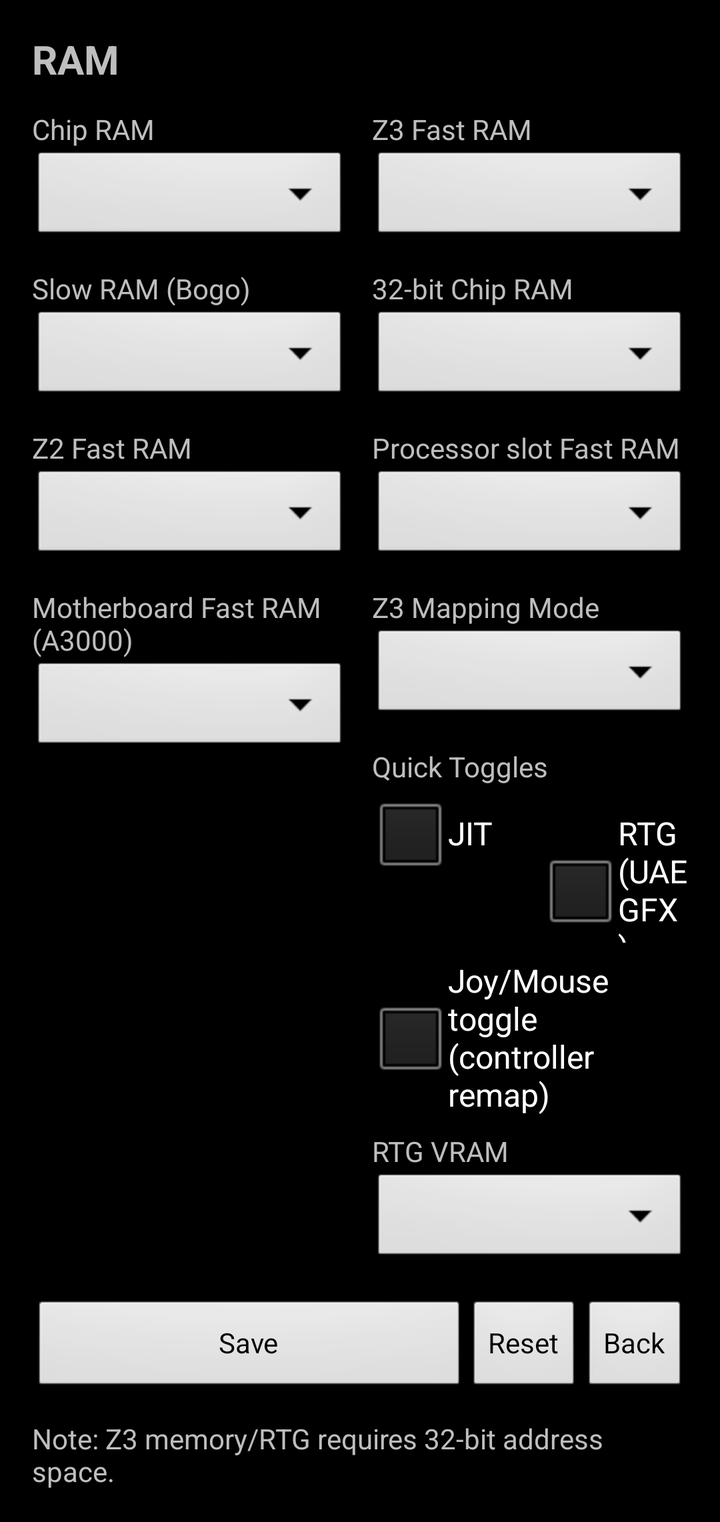
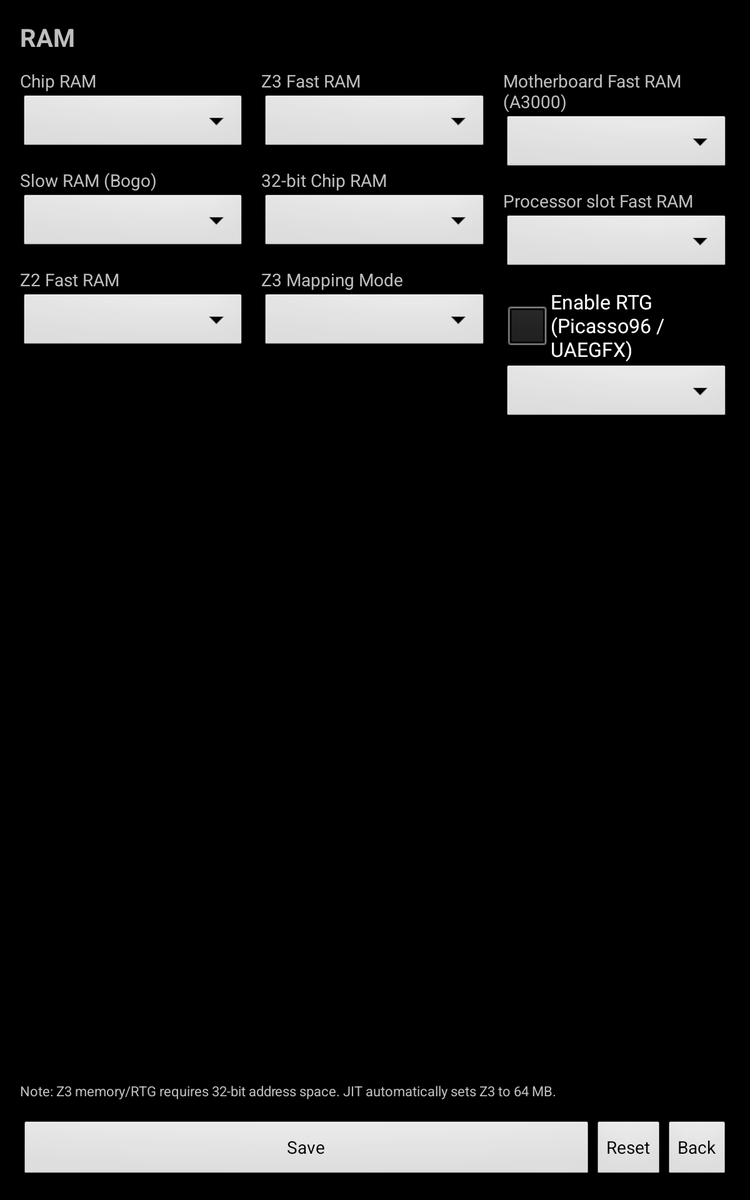

Compare how this app lays out the same screen by default and in its alternative resource folder. The renders come first, then the two layout files and the values they reference.
<!-- AndroidManifest.xml: activity theme AppTheme.Fullscreen -->
<!-- res/layout/activity_memory_options.xml -->
<?xml version="1.0" encoding="utf-8"?>
<ScrollView xmlns:android="http://schemas.android.com/apk/res/android"
    android:layout_width="match_parent"
    android:layout_height="match_parent">

    <LinearLayout
        android:layout_width="match_parent"
        android:layout_height="wrap_content"
        android:orientation="vertical"
        android:padding="16dp">

        <TextView
            android:layout_width="match_parent"
            android:layout_height="wrap_content"
            android:text="RAM"
            android:textSize="20sp"
            android:textStyle="bold" />

        <LinearLayout
            android:id="@+id/layoutMemoryControls"
            android:layout_width="match_parent"
            android:layout_height="wrap_content"
            android:layout_marginTop="12dp"
            android:orientation="horizontal">

            <LinearLayout
                android:layout_width="0dp"
                android:layout_height="wrap_content"
                android:layout_weight="1"
                android:orientation="vertical"
                android:layout_marginEnd="12dp">

                <TextView
                    android:layout_width="match_parent"
                    android:layout_height="wrap_content"
                    android:text="Chip RAM" />

                <Spinner
                    android:id="@+id/spinnerChipMem"
                    android:layout_width="match_parent"
                    android:layout_height="wrap_content" />

                <TextView
                    android:layout_width="match_parent"
                    android:layout_height="wrap_content"
                    android:layout_marginTop="12dp"
                    android:text="Slow RAM (Bogo)" />

                <Spinner
                    android:id="@+id/spinnerSlowMem"
                    android:layout_width="match_parent"
                    android:layout_height="wrap_content" />

                <TextView
                    android:layout_width="match_parent"
                    android:layout_height="wrap_content"
                    android:layout_marginTop="12dp"
                    android:text="Z2 Fast RAM" />

                <Spinner
                    android:id="@+id/spinnerFastMem"
                    android:layout_width="match_parent"
                    android:layout_height="wrap_content" />

                <TextView
                    android:layout_width="match_parent"
                    android:layout_height="wrap_content"
                    android:layout_marginTop="12dp"
                    android:text="Motherboard Fast RAM (A3000)" />

                <Spinner
                    android:id="@+id/spinnerA3000Mem"
                    android:layout_width="match_parent"
                    android:layout_height="wrap_content" />

            </LinearLayout>

            <LinearLayout
                android:layout_width="0dp"
                android:layout_height="wrap_content"
                android:layout_weight="1"
                android:orientation="vertical">

                <TextView
                    android:layout_width="match_parent"
                    android:layout_height="wrap_content"
                    android:text="Z3 Fast RAM" />

                <Spinner
                    android:id="@+id/spinnerZ3Fast"
                    android:layout_width="match_parent"
                    android:layout_height="wrap_content" />

                <TextView
                    android:layout_width="match_parent"
                    android:layout_height="wrap_content"
                    android:layout_marginTop="12dp"
                    android:text="32-bit Chip RAM" />

                <Spinner
                    android:id="@+id/spinnerZ3Chip"
                    android:layout_width="match_parent"
                    android:layout_height="wrap_content" />

                <TextView
                    android:layout_width="match_parent"
                    android:layout_height="wrap_content"
                    android:layout_marginTop="12dp"
                    android:text="Processor slot Fast RAM" />

                <Spinner
                    android:id="@+id/spinnerMbResMem"
                    android:layout_width="match_parent"
                    android:layout_height="wrap_content" />

                <TextView
                    android:layout_width="match_parent"
                    android:layout_height="wrap_content"
                    android:layout_marginTop="12dp"
                    android:text="Z3 Mapping Mode" />

                <Spinner
                    android:id="@+id/spinnerZ3Mapping"
                    android:layout_width="match_parent"
                    android:layout_height="wrap_content" />

                <TextView
                    android:layout_width="match_parent"
                    android:layout_height="wrap_content"
                    android:layout_marginTop="12dp"
                    android:text="Quick Toggles" />

                <LinearLayout
                    android:layout_width="match_parent"
                    android:layout_height="wrap_content"
                    android:orientation="horizontal">

                    <CheckBox
                        android:id="@+id/chkJitEnable"
                        android:layout_width="0dp"
                        android:layout_height="wrap_content"
                        android:layout_weight="1"
                        android:text="JIT" />

                    <CheckBox
                        android:id="@+id/chkRtgEnable"
                        android:layout_width="0dp"
                        android:layout_height="wrap_content"
                        android:layout_marginStart="12dp"
                        android:layout_weight="1"
                        android:text="RTG (UAEGFX)" />

                </LinearLayout>

                <CheckBox
                    android:id="@+id/chkControllerMouseRemap"
                    android:layout_width="match_parent"
                    android:layout_height="wrap_content"
                    android:layout_marginTop="8dp"
                    android:text="Joy/Mouse toggle (controller remap)" />

                <TextView
                    android:layout_width="match_parent"
                    android:layout_height="wrap_content"
                    android:layout_marginTop="8dp"
                    android:text="RTG VRAM" />

                <Spinner
                    android:id="@+id/spinnerRtgVram"
                    android:layout_width="match_parent"
                    android:layout_height="wrap_content" />

            </LinearLayout>

        </LinearLayout>

        <TextView
            android:id="@+id/txtFixedMemoryNote"
            android:layout_width="match_parent"
            android:layout_height="wrap_content"
            android:layout_marginTop="12dp"
            android:text="CD32/CDTV uses fixed memory and RTG/JIT profile from Quickstart."
            android:visibility="gone" />

        <LinearLayout
            android:layout_width="match_parent"
            android:layout_height="wrap_content"
            android:layout_marginTop="16dp"
            android:orientation="horizontal">

            <Button
                android:id="@+id/btnMemorySave"
                android:layout_width="0dp"
                android:layout_height="wrap_content"
                android:layout_weight="1"
                android:text="Save" />

            <Button
                android:id="@+id/btnMemoryReset"
                android:layout_width="wrap_content"
                android:layout_height="wrap_content"
                android:text="Reset" />

            <Button
                android:id="@+id/btnMemoryBack"
                android:layout_width="wrap_content"
                android:layout_height="wrap_content"
                android:text="Back" />
        </LinearLayout>

        <TextView
            android:layout_width="match_parent"
            android:layout_height="wrap_content"
            android:layout_marginTop="12dp"
            android:text="Note: Z3 memory/RTG requires 32-bit address space." />

    </LinearLayout>
</ScrollView>
<!-- resources referenced by this layout -->
<resources>
  <!-- from res/values-v29/ -->
  <style name="AppTheme.Fullscreen" parent="@android:style/Theme.NoTitleBar.Fullscreen">
          <item name="android:windowLayoutInDisplayCutoutMode">shortEdges</item>
          <item name="android:enforceNavigationBarContrast">false</item>
          <item name="android:enforceStatusBarContrast">false</item>
      </style>
</resources>
<!-- res/layout-sw600dp/activity_memory_options.xml (the repository's variant of the layout above) -->
<!-- drawn on a 7-inch tablet held upright -->
<?xml version="1.0" encoding="utf-8"?>
<LinearLayout xmlns:android="http://schemas.android.com/apk/res/android"
    android:layout_width="match_parent"
    android:layout_height="match_parent"
    android:orientation="vertical"
    android:padding="16dp">

    <TextView
        android:layout_width="match_parent"
        android:layout_height="wrap_content"
        android:text="RAM"
        android:textSize="20sp"
        android:textStyle="bold" />

    <LinearLayout
        android:layout_width="match_parent"
        android:layout_height="0dp"
        android:layout_weight="1"
        android:layout_marginTop="12dp"
        android:orientation="horizontal">

        <LinearLayout
            android:layout_width="0dp"
            android:layout_height="wrap_content"
            android:layout_weight="1"
            android:orientation="vertical"
            android:layout_marginEnd="12dp">

            <TextView
                android:layout_width="match_parent"
                android:layout_height="wrap_content"
                android:text="Chip RAM" />

            <Spinner
                android:id="@+id/spinnerChipMem"
                android:layout_width="match_parent"
                android:layout_height="wrap_content" />

            <TextView
                android:layout_width="match_parent"
                android:layout_height="wrap_content"
                android:layout_marginTop="12dp"
                android:text="Slow RAM (Bogo)" />

            <Spinner
                android:id="@+id/spinnerSlowMem"
                android:layout_width="match_parent"
                android:layout_height="wrap_content" />

            <TextView
                android:layout_width="match_parent"
                android:layout_height="wrap_content"
                android:layout_marginTop="12dp"
                android:text="Z2 Fast RAM" />

            <Spinner
                android:id="@+id/spinnerFastMem"
                android:layout_width="match_parent"
                android:layout_height="wrap_content" />

        </LinearLayout>

        <LinearLayout
            android:layout_width="0dp"
            android:layout_height="wrap_content"
            android:layout_weight="1"
            android:orientation="vertical"
            android:layout_marginEnd="12dp">

            <TextView
                android:layout_width="match_parent"
                android:layout_height="wrap_content"
                android:text="Z3 Fast RAM" />

            <Spinner
                android:id="@+id/spinnerZ3Fast"
                android:layout_width="match_parent"
                android:layout_height="wrap_content" />

            <TextView
                android:layout_width="match_parent"
                android:layout_height="wrap_content"
                android:layout_marginTop="12dp"
                android:text="32-bit Chip RAM" />

            <Spinner
                android:id="@+id/spinnerZ3Chip"
                android:layout_width="match_parent"
                android:layout_height="wrap_content" />

            <TextView
                android:layout_width="match_parent"
                android:layout_height="wrap_content"
                android:layout_marginTop="12dp"
                android:text="Z3 Mapping Mode" />

            <Spinner
                android:id="@+id/spinnerZ3Mapping"
                android:layout_width="match_parent"
                android:layout_height="wrap_content" />

        </LinearLayout>

        <LinearLayout
            android:layout_width="0dp"
            android:layout_height="wrap_content"
            android:layout_weight="1"
            android:orientation="vertical">

            <TextView
                android:layout_width="match_parent"
                android:layout_height="wrap_content"
                android:text="Motherboard Fast RAM (A3000)" />

            <Spinner
                android:id="@+id/spinnerA3000Mem"
                android:layout_width="match_parent"
                android:layout_height="wrap_content" />

            <TextView
                android:layout_width="match_parent"
                android:layout_height="wrap_content"
                android:layout_marginTop="12dp"
                android:text="Processor slot Fast RAM" />

            <Spinner
                android:id="@+id/spinnerMbResMem"
                android:layout_width="match_parent"
                android:layout_height="wrap_content" />

            <CheckBox
                android:id="@+id/chkRtgEnable"
                android:layout_width="match_parent"
                android:layout_height="wrap_content"
                android:layout_marginTop="12dp"
                android:text="Enable RTG (Picasso96 / UAEGFX)" />

            <Spinner
                android:id="@+id/spinnerRtgVram"
                android:layout_width="match_parent"
                android:layout_height="wrap_content" />

        </LinearLayout>

    </LinearLayout>

    <TextView
        android:layout_width="match_parent"
        android:layout_height="wrap_content"
        android:layout_marginTop="8dp"
        android:textSize="11sp"
        android:text="Note: Z3 memory/RTG requires 32-bit address space. JIT automatically sets Z3 to 64 MB." />

    <LinearLayout
        android:layout_width="match_parent"
        android:layout_height="wrap_content"
        android:layout_marginTop="16dp"
        android:orientation="horizontal">

        <Button
            android:id="@+id/btnMemorySave"
            android:layout_width="0dp"
            android:layout_height="wrap_content"
            android:layout_weight="1"
            android:text="Save" />

        <Button
            android:id="@+id/btnMemoryReset"
            android:layout_width="wrap_content"
            android:layout_height="wrap_content"
            android:text="Reset" />

        <Button
            android:id="@+id/btnMemoryBack"
            android:layout_width="wrap_content"
            android:layout_height="wrap_content"
            android:text="Back" />
    </LinearLayout>

</LinearLayout>
